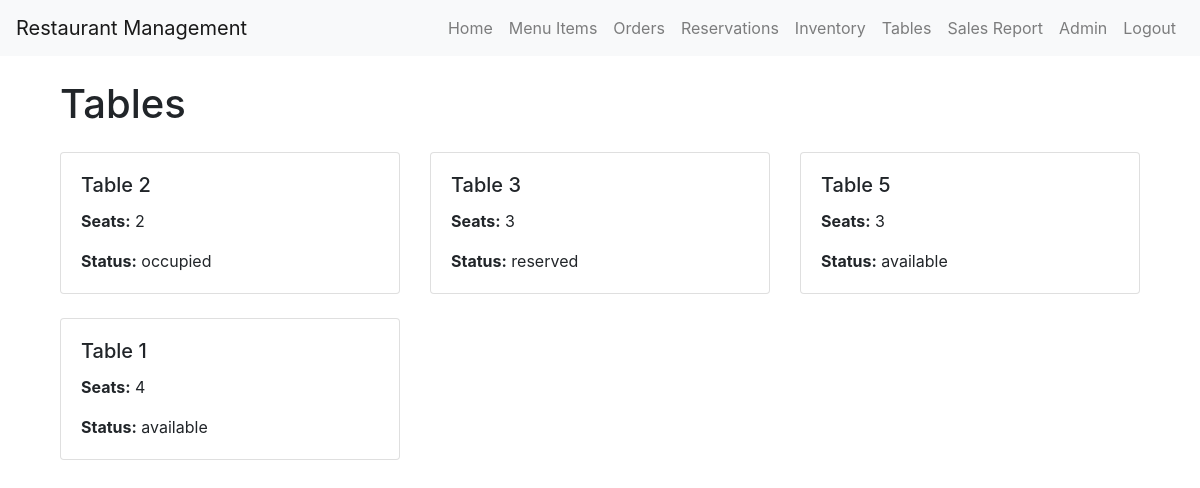
The page /tables/ (signed in) on the database its author committed.
### management/models.py (models this page shows, shortened)
class Table(models.Model):
    STATUS_CHOICES = [
        ('available', 'Available'),
        ('reserved', 'Reserved'),
        ('occupied', 'Occupied'),
    ]
    table_number = models.IntegerField(unique=True)
    seats = models.IntegerField()
    status = models.CharField(max_length=20, choices=STATUS_CHOICES, default='available')

### management/views.py (the view)
# urls.py: path('tables/', views.tables, name='tables'),
@login_required(login_url='/admin/login/')
def tables(request):
    if not request.user.is_staff:
        raise PermissionDenied
    tables = Table.objects.all()
    return render(request, 'management/tables.html', {'tables': tables})

### management/templates/management/tables.html (shortened to what this page needs)
{% extends 'base.html' %}
{% block content %}
<div class="container mt-4">
    <h1 class="mb-4">Tables</h1>
    <div class="row">
        {% for table in tables %}
        <div class="col-md-4 mb-4">
            <div class="card">
                <div class="card-body">
                    <h5 class="card-title">Table {{ table.table_number }}</h5>
                    <p class="card-text"><strong>Seats:</strong> {{ table.seats }}</p>
                    <p class="card-text"><strong>Status:</strong> {{ table.status }}</p>
                </div>
            </div>
        </div>
        {% endfor %}
    </div>
</div>
{% endblock %}

### management/templates/base.html (shortened to what this page needs)
<!DOCTYPE html>
<html lang="en">
<head>
    <link href="https://stackpath.bootstrapcdn.com/bootstrap/4.5.2/css/bootstrap.min.css" rel="stylesheet">
</head>
<body>
    <nav class="navbar navbar-expand-lg navbar-light bg-light">
        <a class="navbar-brand" href="{% url 'home' %}">Restaurant Management</a>
        <div class="collapse navbar-collapse" id="navbarNav">
            <ul class="navbar-nav ml-auto">
                <li class="nav-item"><a class="nav-link" href="{% url 'home' %}">Home</a></li>
                <li class="nav-item"><a class="nav-link" href="{% url 'menu_items' %}">Menu Items</a></li>
                {% if user.is_authenticated and user.is_staff %}
                    <li class="nav-item"><a class="nav-link" href="{% url 'orders' %}">Orders</a></li>
                    <li class="nav-item"><a class="nav-link" href="{% url 'reservations' %}">Reservations</a></li>
                    <li class="nav-item"><a class="nav-link" href="{% url 'inventory' %}">Inventory</a></li>
                    <li class="nav-item"><a class="nav-link" href="{% url 'tables' %}">Tables</a></li>
                    <li class="nav-item"><a class="nav-link" href="{% url 'sales_report' %}">Sales Report</a></li>
                    <li class="nav-item"><a class="nav-link" href="/admin/">Admin</a></li>
                {% endif %}
                {% if user.is_authenticated %}
                    <li class="nav-item"><a class="nav-link" href="{% url 'logout' %}">Logout</a></li>
                {% else %}
                    <li class="nav-item"><a class="nav-link" href="{% url 'login' %}">Login</a></li>
                {% endif %}
            </ul>
        </div>
    </nav>
    <div class="container mt-4">
        {% block content %}
        {% endblock %}
    </div>
</body>
</html>

### rows shown on the page
Table: table_number "2", seats "2", status "occupied"
Table: table_number "3", seats "3", status "reserved"
Table: table_number "5", seats "3", status "available"
Table: table_number "1", seats "4", status "available"
